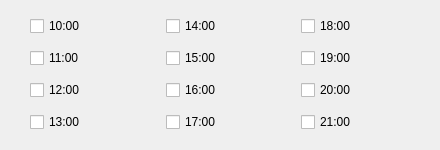
         <widget class="QWidget" name="tb_6">
          <attribute name="title">
           <string>周六</string>
          </attribute>
          <widget class="QWidget" name="layoutWidget_8">
           <property name="geometry">
            <rect>
             <x>30</x>
             <y>10</y>
             <width>401</width>
             <height>131</height>
            </rect>
           </property>
           <layout class="QGridLayout" name="gridLayout_10">
            <item row="0" column="0">
             <widget class="QCheckBox" name="cb_60">
              <property name="text">
               <string>10:00</string>
              </property>
             </widget>
            </item>
            <item row="0" column="1">
             <widget class="QCheckBox" name="cb_64">
              <property name="text">
               <string>14:00</string>
              </property>
             </widget>
            </item>
            <item row="0" column="2">
             <widget class="QCheckBox" name="cb_68">
              <property name="text">
               <string>18:00</string>
              </property>
             </widget>
            </item>
            <item row="1" column="0">
             <widget class="QCheckBox" name="cb_61">
              <property name="text">
               <string>11:00</string>
              </property>
             </widget>
            </item>
            <item row="1" column="1">
             <widget class="QCheckBox" name="cb_65">
              <property name="text">
               <string>15:00</string>
              </property>
             </widget>
            </item>
            <item row="1" column="2">
             <widget class="QCheckBox" name="cb_69">
              <property name="text">
               <string>19:00</string>
              </property>
             </widget>
            </item>
            <item row="2" column="0">
             <widget class="QCheckBox" name="cb_62">
              <property name="text">
               <string>12:00</string>
              </property>
             </widget>
            </item>
            <item row="2" column="1">
             <widget class="QCheckBox" name="cb_66">
              <property name="text">
               <string>16:00</string>
              </property>
             </widget>
            </item>
            <item row="2" column="2">
             <widget class="QCheckBox" name="cb_70">
              <property name="text">
               <string>20:00</string>
              </property>
             </widget>
            </item>
            <item row="3" column="0">
             <widget class="QCheckBox" name="cb_63">
              <property name="text">
               <string>13:00</string>
              </property>
             </widget>
            </item>
            <item row="3" column="1">
             <widget class="QCheckBox" name="cb_67">
              <property name="text">
               <string>17:00</string>
              </property>
             </widget>
            </item>
            <item row="3" column="2">
             <widget class="QCheckBox" name="cb_71">
              <property name="text">
               <string>21:00</string>
              </property>
             </widget>
            </item>
           </layout>
          </widget>
         </widget>
